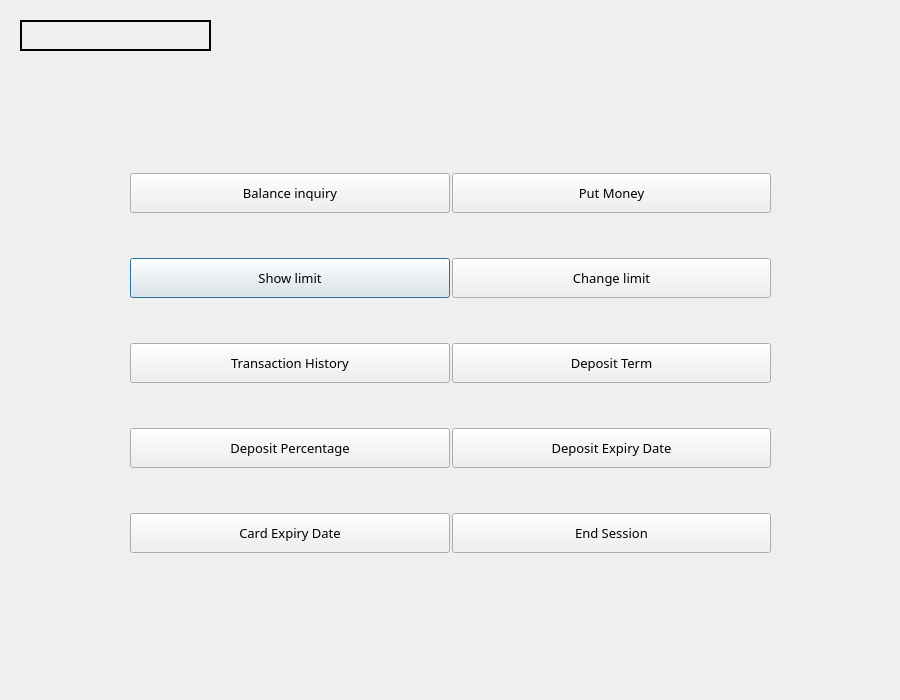
<?xml version="1.0" encoding="UTF-8"?>
<ui version="4.0">
 <class>MenuWindowDeposit</class>
 <widget class="QDialog" name="MenuWindowDeposit">
  <property name="geometry">
   <rect>
    <x>0</x>
    <y>0</y>
    <width>900</width>
    <height>700</height>
   </rect>
  </property>
  <property name="minimumSize">
   <size>
    <width>900</width>
    <height>700</height>
   </size>
  </property>
  <property name="maximumSize">
   <size>
    <width>900</width>
    <height>700</height>
   </size>
  </property>
  <property name="baseSize">
   <size>
    <width>900</width>
    <height>700</height>
   </size>
  </property>
  <property name="windowTitle">
   <string>Dialog</string>
  </property>
  <widget class="QLabel" name="user">
   <property name="geometry">
    <rect>
     <x>20</x>
     <y>20</y>
     <width>191</width>
     <height>31</height>
    </rect>
   </property>
   <property name="font">
    <font>
     <family>Arial Rounded MT Bold</family>
     <pointsize>10</pointsize>
    </font>
   </property>
   <property name="frameShape">
    <enum>QFrame::WinPanel</enum>
   </property>
   <property name="text">
    <string/>
   </property>
   <property name="alignment">
    <set>Qt::AlignCenter</set>
   </property>
  </widget>
  <widget class="QWidget" name="gridLayoutWidget">
   <property name="geometry">
    <rect>
     <x>130</x>
     <y>130</y>
     <width>641</width>
     <height>471</height>
    </rect>
   </property>
   <layout class="QGridLayout" name="gridLayout">
    <property name="spacing">
     <number>2</number>
    </property>
    <item row="1" column="0">
     <widget class="QPushButton" name="showLimit">
      <property name="minimumSize">
       <size>
        <width>0</width>
        <height>40</height>
       </size>
      </property>
      <property name="font">
       <font>
        <family>Arial Rounded MT Bold</family>
        <pointsize>10</pointsize>
       </font>
      </property>
      <property name="text">
       <string>Show limit</string>
      </property>
     </widget>
    </item>
    <item row="2" column="1">
     <widget class="QPushButton" name="creditterm">
      <property name="minimumSize">
       <size>
        <width>0</width>
        <height>40</height>
       </size>
      </property>
      <property name="font">
       <font>
        <family>Arial Rounded MT Bold</family>
        <pointsize>10</pointsize>
       </font>
      </property>
      <property name="text">
       <string>Deposit Term</string>
      </property>
     </widget>
    </item>
    <item row="3" column="0">
     <widget class="QPushButton" name="perc">
      <property name="minimumSize">
       <size>
        <width>0</width>
        <height>40</height>
       </size>
      </property>
      <property name="font">
       <font>
        <family>Arial Rounded MT Bold</family>
        <pointsize>10</pointsize>
       </font>
      </property>
      <property name="text">
       <string>Deposit Percentage</string>
      </property>
     </widget>
    </item>
    <item row="0" column="0">
     <widget class="QPushButton" name="balance_inquiry">
      <property name="minimumSize">
       <size>
        <width>0</width>
        <height>40</height>
       </size>
      </property>
      <property name="font">
       <font>
        <family>Arial Rounded MT Bold</family>
        <pointsize>10</pointsize>
       </font>
      </property>
      <property name="text">
       <string>Balance inquiry</string>
      </property>
     </widget>
    </item>
    <item row="0" column="1">
     <widget class="QPushButton" name="put_money">
      <property name="minimumSize">
       <size>
        <width>0</width>
        <height>40</height>
       </size>
      </property>
      <property name="font">
       <font>
        <family>Arial Rounded MT Bold</family>
        <pointsize>10</pointsize>
       </font>
      </property>
      <property name="text">
       <string>Put Money</string>
      </property>
     </widget>
    </item>
    <item row="3" column="1">
     <widget class="QPushButton" name="exp">
      <property name="minimumSize">
       <size>
        <width>0</width>
        <height>40</height>
       </size>
      </property>
      <property name="font">
       <font>
        <family>Arial Rounded MT Bold</family>
        <pointsize>10</pointsize>
       </font>
      </property>
      <property name="text">
       <string>Deposit Expiry Date</string>
      </property>
     </widget>
    </item>
    <item row="2" column="0">
     <widget class="QPushButton" name="transaction_history">
      <property name="minimumSize">
       <size>
        <width>0</width>
        <height>40</height>
       </size>
      </property>
      <property name="font">
       <font>
        <family>Arial Rounded MT Bold</family>
        <pointsize>10</pointsize>
       </font>
      </property>
      <property name="text">
       <string>Transaction History</string>
      </property>
     </widget>
    </item>
    <item row="1" column="1">
     <widget class="QPushButton" name="deposit">
      <property name="minimumSize">
       <size>
        <width>0</width>
        <height>40</height>
       </size>
      </property>
      <property name="font">
       <font>
        <family>Arial Rounded MT Bold</family>
        <pointsize>10</pointsize>
       </font>
      </property>
      <property name="text">
       <string>Change limit</string>
      </property>
      <property name="flat">
       <bool>false</bool>
      </property>
     </widget>
    </item>
    <item row="4" column="0">
     <widget class="QPushButton" name="cardexp">
      <property name="minimumSize">
       <size>
        <width>0</width>
        <height>40</height>
       </size>
      </property>
      <property name="font">
       <font>
        <family>Arial Rounded MT Bold</family>
        <pointsize>10</pointsize>
       </font>
      </property>
      <property name="text">
       <string>Card Expiry Date</string>
      </property>
     </widget>
    </item>
    <item row="4" column="1">
     <widget class="QPushButton" name="end_session">
      <property name="minimumSize">
       <size>
        <width>0</width>
        <height>40</height>
       </size>
      </property>
      <property name="font">
       <font>
        <family>Arial Rounded MT Bold</family>
        <pointsize>10</pointsize>
       </font>
      </property>
      <property name="text">
       <string>End Session</string>
      </property>
     </widget>
    </item>
   </layout>
  </widget>
 </widget>
 <resources/>
 <connections/>
</ui>
